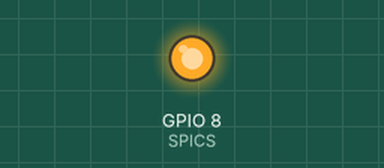
This program was run on a simulated Raspberry Pi (BCM pin numbers). On the bench: output pins drawn as LEDs (lit = HIGH). Pins used as bus, display or sensor lines are not drawn; what the program prints to the terminal is not drawn.

Above: at 0.1 s.
Timing chart, 0 to 1.6 s (numbered marks = the images above):
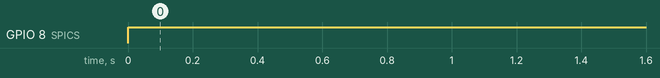

Measured:
- by itself, GPIO 8 (SPICS): LOW → HIGH at 0.00 s

The program:

06temperature.py
```python
# -*- coding: utf-8 -*-
import RPi.GPIO as GPIO
from time import sleep

# MCP3002からSPI通信で8ビットのデジタル値を取得。0から1の2チャンネル使用可
def readadc(adcnum, clockpin, mosipin, misopin, cspin):
    if adcnum > 1 or adcnum < 0:
        return -1
    GPIO.output(cspin, GPIO.HIGH)
    GPIO.output(clockpin, GPIO.LOW)
    GPIO.output(cspin, GPIO.LOW)

    commandout = adcnum
    commandout |= 0x18  # スタートビット＋シングルエンドビット
    commandout <<= 3    # LSBから8ビット目を送信するようにする
    for i in range(5):
        # LSBから数えて8ビット目から4ビット目までを送信
        if commandout & 0x80:
            GPIO.output(mosipin, GPIO.HIGH)
        else:
            GPIO.output(mosipin, GPIO.LOW)
        commandout <<= 1
        GPIO.output(clockpin, GPIO.HIGH)
        GPIO.output(clockpin, GPIO.LOW)
    adcout = 0
    #  9ビット読む（ヌルビット＋ 8ビットデータ）
    for i in range( 9):
        GPIO.output(clockpin, GPIO.HIGH)
        GPIO.output(clockpin, GPIO.LOW)
        adcout <<= 1
        if i>0 and GPIO.input(misopin)==GPIO.HIGH:
            adcout |= 0x1
    GPIO.output(cspin, GPIO.HIGH)
    return adcout

GPIO.setmode(GPIO.BCM)
# ピンの名前を変数として定義
SPICLK = 11
SPIMOSI = 10
SPIMISO = 9
SPICS = 8
# SPI通信用の入出力を定義
GPIO.setup(SPICLK, GPIO.OUT)
GPIO.setup(SPIMOSI, GPIO.OUT)
GPIO.setup(SPIMISO, GPIO.IN)
GPIO.setup(SPICS, GPIO.OUT)

try:
    while True:
        inputVal0 = 0.0
        inputVal0 = readadc(0, SPICLK, SPIMOSI, SPIMISO, SPICS)
        volt = (inputVal0 * 3300.0)/1024  # 1024(10bit)
        degree = (volt - 500.0)/10  # 0 degree -> 500 mV
        print("%3.2f"%degree)
        #print("{0:.2f}".format(degree))
        #sleep(0.2)
        sleep(1)

except KeyboardInterrupt:
    pass

GPIO.cleanup()
```
